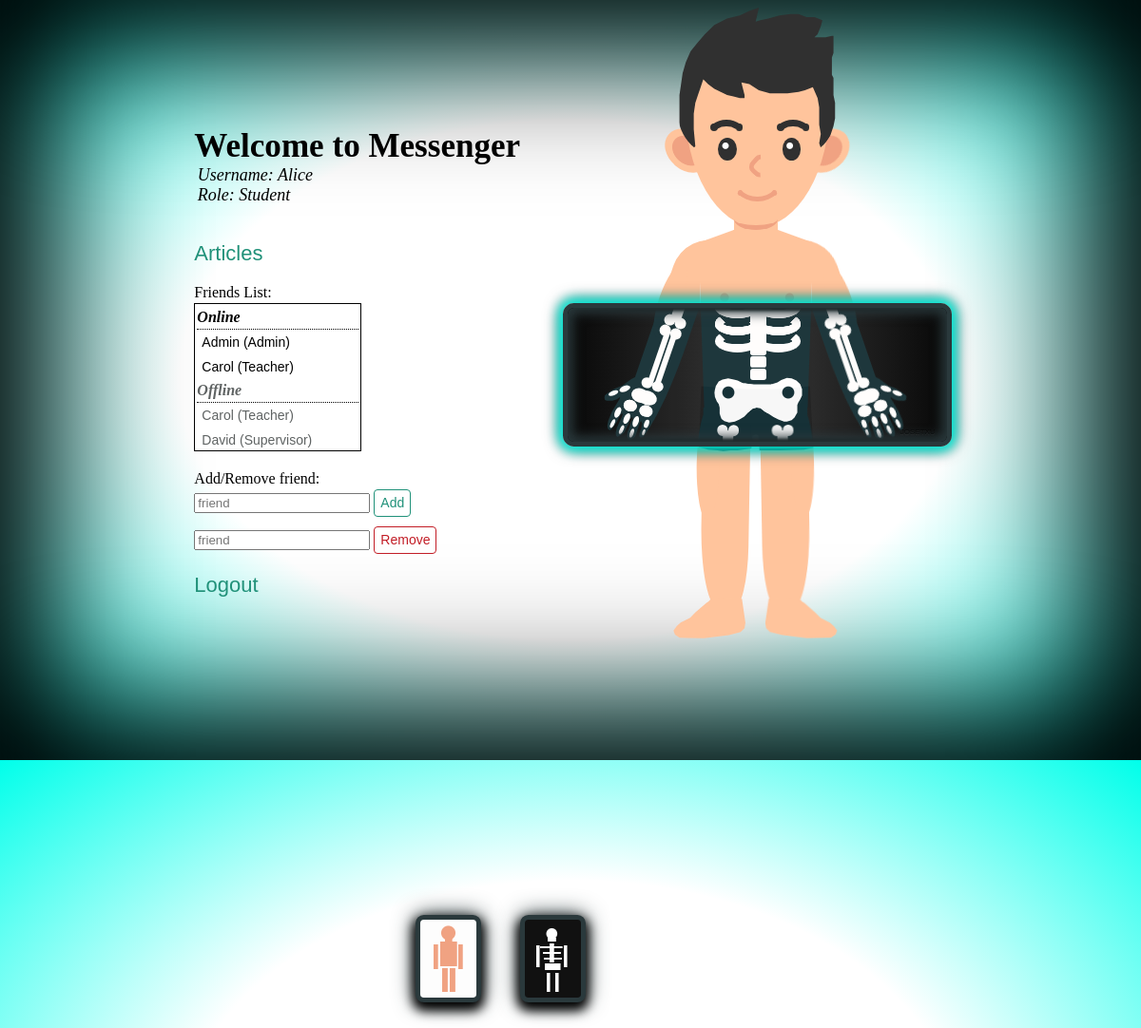
The page /home (signed in) on the database its author committed.
### models.py (models this page shows)
class Base(DeclarativeBase):
    pass

class User(Base):
    __tablename__ = "user"
    username: Mapped[str] = mapped_column(String, primary_key=True)
    password: Mapped[str] = mapped_column(String)
    salt: Mapped[str] = mapped_column(String)
    role: Mapped[str] = mapped_column(String)
    mute: Mapped[int] = mapped_column(Integer)

class Online(Base):
    __tablename__ = "online"
    username: Mapped[str] = mapped_column(String, primary_key=True)

class Friend(Base):
    __tablename__ = "friends"
    username: Mapped[str] = mapped_column(String, primary_key=True)
    friend: Mapped[str] = mapped_column(String)

### app.py (the view)
@app.route("/home")
def home():
    username = session.get("user_id")
    user_role = db.get_user_role(username)
    friends = []
    for i in db.get_friends(username):
        friends.append(i[0])
    online_friends = []
    for i in db.get_online():
        if i[0] in friends:
            role = db.get_user_role(i[0])
            fr = (i[0], role)
            online_friends.append(fr)
    offline_friends = []
    for i in friends:
        if i not in online_friends:
            role = db.get_user_role(i)
            fr = (i, role)
            offline_friends.append(fr)
    requests_for = []
    for i in db.get_requests_for(username):
        requests_for.append(i[0])
    requests_by = []
    for i in db.get_requests_by(username):
        requests_by.append(i[0])
    return render_template("home.jinja", username=username, user_role=user_role, online_friends=online_friends, offline_friends=offline_friends, requests_for=requests_for, requests_by=requests_by)

### db.py (called while the page is built)
def get_user_role(username: str):
    with Session(engine) as session:
        res = session.query(User.role).filter(User.username==username).all()
        if res:
            return res[0][0]
        else:
            return None

def get_requests_by(username: str):
    with Session(engine) as session:
        return session.query(Request.friend).filter(Request.username==username)

def get_requests_for(username: str):
    with Session(engine) as session:
        return session.query(Request.username).filter(Request.friend==username)

def get_friends(username: str):
    with Session(engine) as session:
        return session.query(Friend.friend).filter(Friend.username==username)

def get_online():
    with Session(engine) as session:
        return session.query(Online.username)

### templates/home.jinja (shortened to what this page needs)
{% extends 'base.jinja' %}
{% block content %}
<main>
    <section id="home">
         <section id="title">
            <h1>Welcome to Messenger</h1>
            <div id="user-details">
                <em>Username:  {{ username }}</em>
                <br>
                <em>Role: {{ user_role }}</em>
            </div>
        </section>
        <p id="articles"><a href={{ url_for('articles') }}>Articles</a></p>
        <section id="friend_list">
            <p class="text">Friends List: </p>
            <div id="friend_box">
            <h1 id="title2"><em>Online</em></h1>
            {% for friend, role in online_friends %}
                <button id="online-friend" name="{{ friend }}" onclick="join_room(name)"> {{ friend }} ({{ role }}) </button>
                <br>
            {% endfor %}
            <h1 id="title3"><em>Offline</em></h1>
            {% for friend, role in offline_friends %}
                <button id="offline-friend" name="{{ friend }}" onclick="join_room(name)"> {{ friend }} ({{ role }}) </button>
                <br>
            {% endfor %}
            </div>
        </section>
        <section id="add_remove">
            <section id="add_box">
                <p id="friend-text" class="text">Add/Remove friend: </p>
                <input id="friend" placeholder="friend">
                <button id="add_friend" onclick="addrequest()">Add</button>
            </section>
            <section id="delete_box">
                <input type="text" id="friend1" placeholder="friend">
                <button id="delete_button" onclick="delete_friend()">Remove</button>
        </section>
        <p id="articles"><a href={{ url_for('index') }}>Logout</a></p>
        </section>
        <br>
    </section>
</main>
<section id="big-scaner">
    <div class="no-scaner"></div>
    <div class="big-scaner"></div>
    <div class="content">
        <div class="x-ray"></div>
        <div class="x-ray"></div>
        <div class="x-ray"></div>
        <div class="x-ray"></div>
        <div class="x-ray"></div>
        <div class="x-ray"></div>
        <div class="x-ray"></div>
        <div class="x-ray"></div>
        <div class="x-ray"></div>
        <div class="x-ray"></div>
        <div class="x-ray"></div>
        <div class="x-ray"></div>
        <div class="x-ray"></div>
        <div class="x-ray"></div>
        <div class="x-ray"></div>
        <div class="x-ray"></div>
        <div class="x-ray"></div>
        <div class="x-ray"></div>
        <div class="x-ray"></div>
        <div class="x-ray"></div>
        <div class="human-body">
            <div class="hair"></div>
            <div class="head">
                <div class="eyes">
                    <div class="eyebrows">
                        <span></span>
                        <span></span>
                    </div>
                </div>
                <div class="nose"></div>
                <div class="mouth"></div>
            </div>
            <div class="neck"></div>
            <div class="arms">
                <div class="arm">
                </div>
            </div>
            <div class="pants"></div>
            <div class="legs">
                <div class="leg">
                    <div class="foot">
                    </div>
                </div>
                <div class="leg">
                    <div class="foot">
                    </div>
                </div>
            </div>
        </div>
        <div class="skeleton">
            <div class="torso">
                <div class="pelvis"></div>
                <div class="column"></div>
                <div class="rib"></div>
                <div class="rib"></div>
            </div>
            <div class="arms">
                <div class="arm">
                    <div class="bone"></div>
                    <div class="bone"></div>
                    <div class="hand">
                        <div class="bone"></div>
                        <div class="bone"></div>
                        <div class="bone"></div>
                        <div class="bone"></div>
                        <div class="bone"></div>
                        <div class="bone"></div>
                    </div>
                </div>
                <div class="arm">
                    <div class="bone"></div>
                    <div class="bone"></div>
                    <div class="hand">
                        <div class="bone"></div>
                        <div class="bone"></div>
                        <div class="bone"></div>
                        <div class="bone"></div>
                        <div class="bone"></div>
                        <div class="bone"></div>
                    </div>
                </div>
            </div>
            <div class="legs">
            </div>
        </div>
        <div class="scaner"></div>
    </div>
</section>
{% endblock %}

### rows shown on the page
User: role "Student"
Online: online_friends "Admin"
User: online_friends "Admin"
Online: online_friends "Carol"
User: online_friends "Teacher", offline_friends "Teacher"
Friend: offline_friends "Carol"
Friend: offline_friends "David"
User: offline_friends "Supervisor"

### other values the page prints
{{ username }} "Alice"
